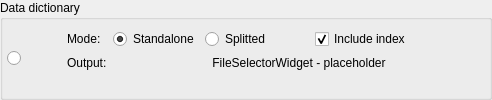
           <widget class="QGroupBox" name="groupBox_4">
            <property name="sizePolicy">
             <sizepolicy hsizetype="Preferred" vsizetype="Preferred">
              <horstretch>0</horstretch>
              <verstretch>0</verstretch>
             </sizepolicy>
            </property>
            <property name="title">
             <string>Data dictionary</string>
            </property>
            <layout class="QGridLayout" name="gridLayout_12">
             <property name="leftMargin">
              <number>4</number>
             </property>
             <property name="topMargin">
              <number>4</number>
             </property>
             <property name="rightMargin">
              <number>4</number>
             </property>
             <property name="bottomMargin">
              <number>4</number>
             </property>
             <item row="0" column="2" rowspan="2">
              <widget class="QWidget" name="export_to_dict_wgt" native="true">
               <property name="enabled">
                <bool>true</bool>
               </property>
               <property name="sizePolicy">
                <sizepolicy hsizetype="Preferred" vsizetype="Fixed">
                 <horstretch>0</horstretch>
                 <verstretch>0</verstretch>
                </sizepolicy>
               </property>
               <property name="minimumSize">
                <size>
                 <width>0</width>
                 <height>0</height>
                </size>
               </property>
               <layout class="QGridLayout" name="gridLayout_13">
                <property name="leftMargin">
                 <number>4</number>
                </property>
                <property name="topMargin">
                 <number>4</number>
                </property>
                <property name="rightMargin">
                 <number>0</number>
                </property>
                <property name="bottomMargin">
                 <number>4</number>
                </property>
                <item row="0" column="0" rowspan="3">
                 <layout class="QVBoxLayout" name="verticalLayout_4">
                  <item>
                   <widget class="QLabel" name="model_datadict_lbl">
                    <property name="enabled">
                     <bool>true</bool>
                    </property>
                    <property name="sizePolicy">
                     <sizepolicy hsizetype="Fixed" vsizetype="Preferred">
                      <horstretch>0</horstretch>
                      <verstretch>0</verstretch>
                     </sizepolicy>
                    </property>
                    <property name="minimumSize">
                     <size>
                      <width>30</width>
                      <height>60</height>
                     </size>
                    </property>
                    <property name="maximumSize">
                     <size>
                      <width>30</width>
                      <height>60</height>
                     </size>
                    </property>
                    <property name="text">
                     <string/>
                    </property>
                    <property name="pixmap">
                     <pixmap resource="../res/resources.qrc">:/imagens/imagens/model2datadict.png</pixmap>
                    </property>
                    <property name="scaledContents">
                     <bool>true</bool>
                    </property>
                   </widget>
                  </item>
                 </layout>
                </item>
                <item row="0" column="6">
                 <widget class="QCheckBox" name="incl_index_chk">
                  <property name="enabled">
                   <bool>true</bool>
                  </property>
                  <property name="sizePolicy">
                   <sizepolicy hsizetype="Fixed" vsizetype="Fixed">
                    <horstretch>0</horstretch>
                    <verstretch>0</verstretch>
                   </sizepolicy>
                  </property>
                  <property name="text">
                   <string>Include index</string>
                  </property>
                  <property name="checked">
                   <bool>true</bool>
                  </property>
                 </widget>
                </item>
                <item row="0" column="3">
                 <widget class="QRadioButton" name="splitted_rb">
                  <property name="sizePolicy">
                   <sizepolicy hsizetype="Preferred" vsizetype="Fixed">
                    <horstretch>0</horstretch>
                    <verstretch>0</verstretch>
                   </sizepolicy>
                  </property>
                  <property name="text">
                   <string>Splitted</string>
                  </property>
                 </widget>
                </item>
                <item row="0" column="5">
                 <spacer name="horizontalSpacer_7">
                  <property name="orientation">
                   <enum>Qt::Horizontal</enum>
                  </property>
                  <property name="sizeType">
                   <enum>QSizePolicy::Fixed</enum>
                  </property>
                  <property name="sizeHint" stdset="0">
                   <size>
                    <width>5</width>
                    <height>20</height>
                   </size>
                  </property>
                 </spacer>
                </item>
                <item row="0" column="1">
                 <widget class="QLabel" name="image_lbl_3">
                  <property name="enabled">
                   <bool>true</bool>
                  </property>
                  <property name="sizePolicy">
                   <sizepolicy hsizetype="Fixed" vsizetype="Fixed">
                    <horstretch>0</horstretch>
                    <verstretch>0</verstretch>
                   </sizepolicy>
                  </property>
                  <property name="minimumSize">
                   <size>
                    <width>0</width>
                    <height>0</height>
                   </size>
                  </property>
                  <property name="text">
                   <string>Mode:</string>
                  </property>
                 </widget>
                </item>
                <item row="0" column="8">
                 <spacer name="horizontalSpacer_5">
                  <property name="orientation">
                   <enum>Qt::Horizontal</enum>
                  </property>
                  <property name="sizeHint" stdset="0">
                   <size>
                    <width>40</width>
                    <height>20</height>
                   </size>
                  </property>
                 </spacer>
                </item>
                <item row="0" column="7">
                 <widget class="QWidget" name="incl_index_hint" native="true">
                  <property name="sizePolicy">
                   <sizepolicy hsizetype="Fixed" vsizetype="Fixed">
                    <horstretch>0</horstretch>
                    <verstretch>0</verstretch>
                   </sizepolicy>
                  </property>
                  <property name="minimumSize">
                   <size>
                    <width>22</width>
                    <height>22</height>
                   </size>
                  </property>
                  <property name="maximumSize">
                   <size>
                    <width>22</width>
                    <height>22</height>
                   </size>
                  </property>
                  <property name="statusTip">
                   <string>pgModeler will generate an index to help navigate through the data dictionary. If splitted mode is set then a separated file named &lt;em&gt;index.html&lt;/em&gt; will be saved into the destination folder.</string>
                  </property>
                 </widget>
                </item>
                <item row="0" column="2">
                 <widget class="QRadioButton" name="standalone_rb">
                  <property name="text">
                   <string>Standalone</string>
                  </property>
                  <property name="checked">
                   <bool>true</bool>
                  </property>
                 </widget>
                </item>
                <item row="1" column="1">
                 <widget class="QLabel" name="image_lbl_4">
                  <property name="enabled">
                   <bool>true</bool>
                  </property>
                  <property name="sizePolicy">
                   <sizepolicy hsizetype="Fixed" vsizetype="Fixed">
                    <horstretch>0</horstretch>
                    <verstretch>0</verstretch>
                   </sizepolicy>
                  </property>
                  <property name="minimumSize">
                   <size>
                    <width>0</width>
                    <height>0</height>
                   </size>
                  </property>
                  <property name="text">
                   <string>Output:</string>
                  </property>
                 </widget>
                </item>
                <item row="0" column="4">
                 <widget class="QWidget" name="mode_hint" native="true">
                  <property name="sizePolicy">
                   <sizepolicy hsizetype="Fixed" vsizetype="Fixed">
                    <horstretch>0</horstretch>
                    <verstretch>0</verstretch>
                   </sizepolicy>
                  </property>
                  <property name="minimumSize">
                   <size>
                    <width>22</width>
                    <height>22</height>
                   </size>
                  </property>
                  <property name="maximumSize">
                   <size>
                    <width>22</width>
                    <height>22</height>
                   </size>
                  </property>
                  <property name="statusTip">
                   <string>&lt;strong&gt;Standalone:&lt;/strong&gt; pgModeler will generate a single HTML file containing the data dictionaries of all tables in the database model. &lt;strong&gt;Splitted:&lt;/strong&gt; the data dictionaries are generated in separated files inside the selected directory. In this mode the files are named &lt;em&gt;schema.table.html&lt;/em&gt;.</string>
                  </property>
                 </widget>
                </item>
                <item row="1" column="2" colspan="7">
                 <widget class="QLabel" name="placeholder_d_fsel">
                  <property name="text">
                   <string>FileSelectorWidget - placeholder</string>
                  </property>
                  <property name="alignment">
                   <set>Qt::AlignCenter</set>
                  </property>
                 </widget>
                </item>
               </layout>
              </widget>
             </item>
             <item row="0" column="0" rowspan="2">
              <widget class="QRadioButton" name="export_to_dict_rb">
               <property name="sizePolicy">
                <sizepolicy hsizetype="Fixed" vsizetype="Expanding">
                 <horstretch>0</horstretch>
                 <verstretch>0</verstretch>
                </sizepolicy>
               </property>
               <property name="text">
                <string/>
               </property>
               <property name="checked">
                <bool>false</bool>
               </property>
               <property name="autoExclusive">
                <bool>false</bool>
               </property>
              </widget>
             </item>
            </layout>
           </widget>
